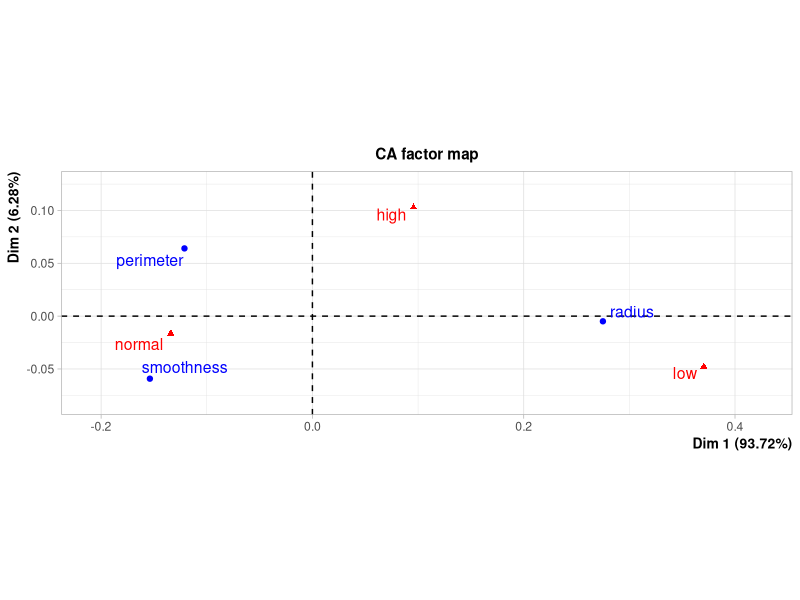
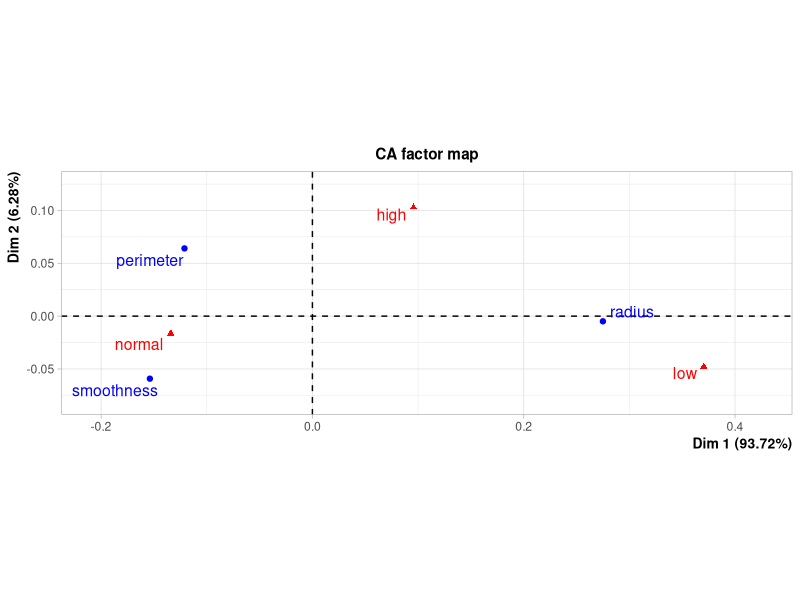
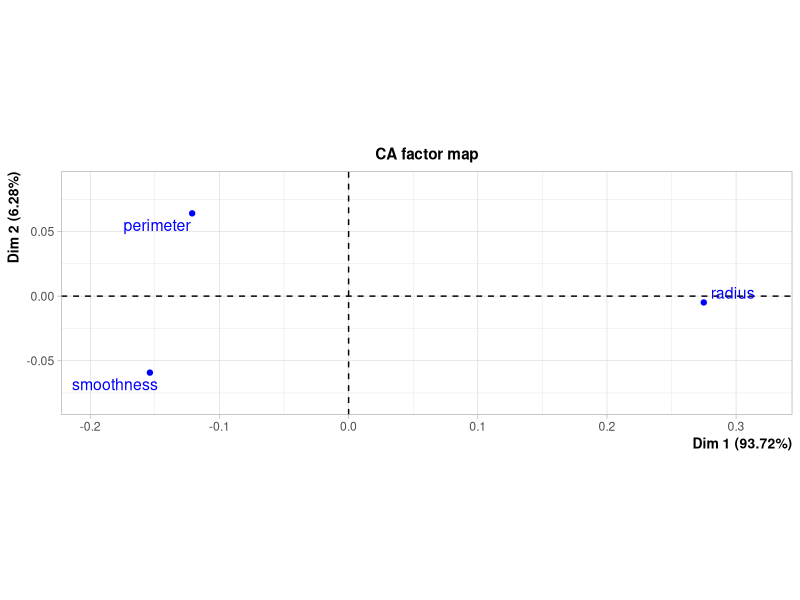
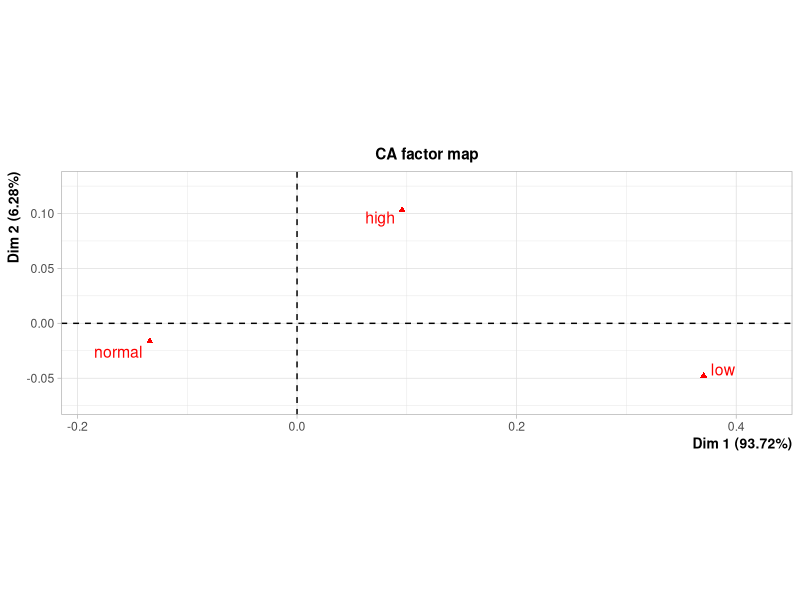

Recreate these plots in R, in order.
# CORRESPONDANCE ANALYSIS (PCA) OF THE PROSTATE CANCER DATASET 
# Authors: Iker Ibarrola, Enetz Quindimil, Carlos Firvida, Iñigo Infante

#############
# LIBRARIES #
#############

# We load & install the libraries we will use to create the model:
# install.packages("FactoMineR")
library(FactoMineR)

##############################
# DATASET LOADING & CHECKING #
##############################

data <- read.csv("./Prostate_Cancer.csv") # We read the dataset from the csv file

head(data) # We visualize the first six rows of the dataset

str(data) # We visualize the structure of the data (the different variables, their type and some initial values)

##########################################
# VARIABLE SELECTION & CONTINGENCY TABLE #
##########################################

# In order to perform correspondance analysis we need to create new variables that is fit for it.
# To do this, we will select variables from our original dataset and transform them into categorial
# variables that can be used in correspondance analysis.
# As to how this will be done, we will select 3 variables, radius, smoothness and perimeter, then we will transform
# these variables into levels ("low", "medium" and "high"), this will be achieved by using what we have
# determined to be a reasonable method to separate those categories, that method is using the standard
# deviation of the data for the column and separating at the point where 1 stand deviation is reached on
# the low and high ends of the data, giving us "low" for everything below -1 standard deviation, "normal"
# for everything between -1 and 1 standard deviations and "high" for everything above 1 standard deviation

# We select the 3 variables from the dataset
sdata <- data[, c("radius", "smoothness", "perimeter")]
sdata

# We create a function to transform the values into levels
toLevels <- function(x) {
  u <- mean(x)
  o <- sd(x)
  result <- ifelse(x < u - o, "low", ifelse(x > u + o, "high", "normal"))
  return(result)
}

# We apply the function
sdata2 <- as.data.frame(lapply(sdata, toLevels))
sdata2

# We have successfully transfromed the values into levels, now we will count each of those values
# to transform them into categorical values and create a contingency table.

# We create a function to count the times each value appears
toCategoricalTable <- function(x) {
  as.vector(table(factor(x, levels = c("low", "normal", "high"))))
}

# Apply the function and transpose to the correct form
cadata <- t(as.data.frame(lapply(sdata2, toCategoricalTable)))

# Change column names
colnames(cadata) <- c("low", "normal", "high")
cadata

# CHI SQUARE TEST
# Remember in this test we check whether the data is different from the independence model.
# If the data is similar to the independence model, variables are independent, and the opposite
x2test<-chisq.test(cadata)

# The expected values given by the independent model are:
round(x2test$expected,0)
# The observed values are:
x2test$observed
# We can see that there is considerable difference.

# Is the difference big enough?
# Let's compute the pvalue:
p.val <- x2test$p.value
p.val
# The pvalue is tiny, thus the test fails, meaning that the independence model cannot explain the data.
# Therefore the variables are not independent.

# This is the contribution of each cell to the chisquare
x2test$residuals^2
# And this is the relative contribution
(x2test$residuals^2)/x2test$statistic


# ROW AND COLUMN PROFILES

# Let us now compute the row and col profiles

# Row profiles
dd <- rbind(cadata,apply(cadata[,1: nrow(cadata)],2,sum))
rownames(dd)[nrow(cadata) + 1] <- "Mean profile"
round(prop.table(as.matrix(dd),margin=1),2)

# Col profiles
dd <- cbind(cadata,apply(cadata[,1: ncol(cadata)],1,sum))
colnames(dd)[ncol(cadata) + 1] <- "Mean profile"
round(prop.table(as.matrix(dd),margin=2),2)


# FULL CA
# The function to perform Correspondence Analysis is simply CA
cawom <- CA(cadata)

# we visualize both row and column profiles by 
plot(cawom)

# One can visualize only the rows or only the columns with
plot(cawom,invisible="col")
plot(cawom,invisible="row")

# The main indicators can be obtained with
summary(cawom)
